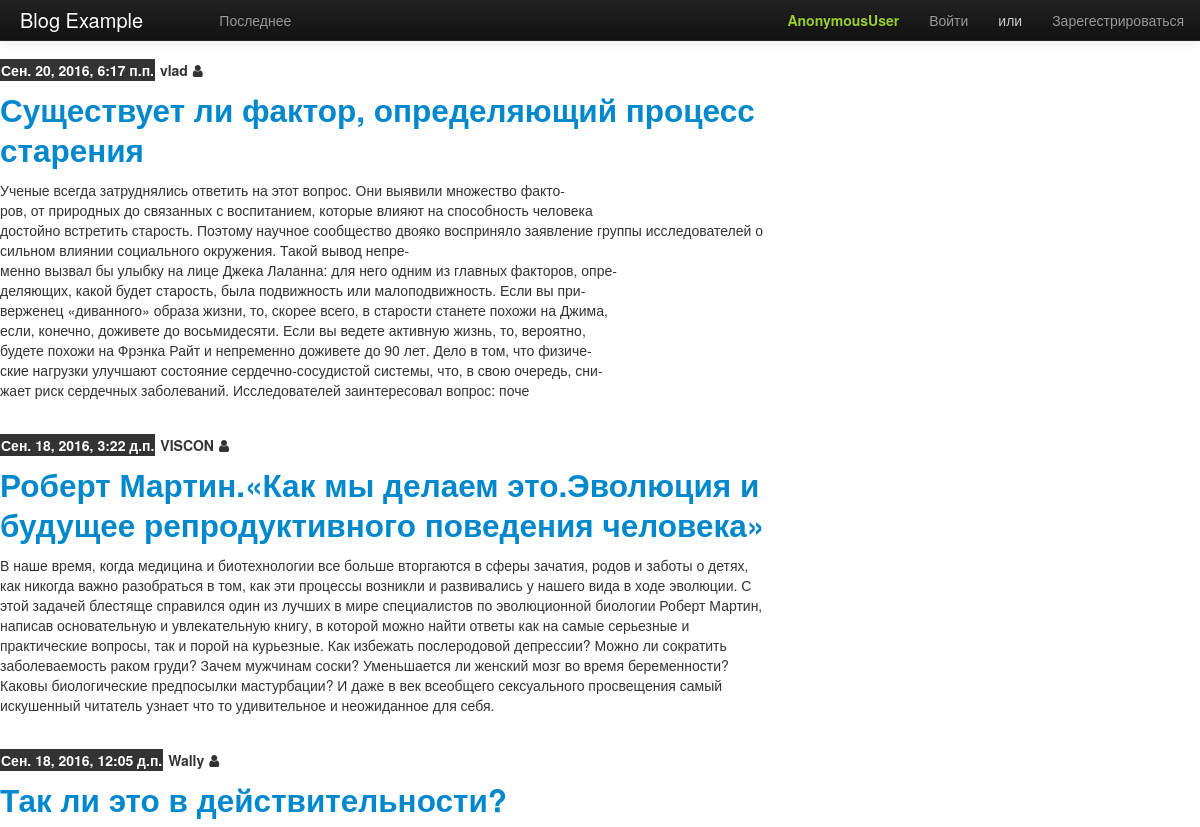
/blog/ (upper part), run on an earlier commit of the app's database.
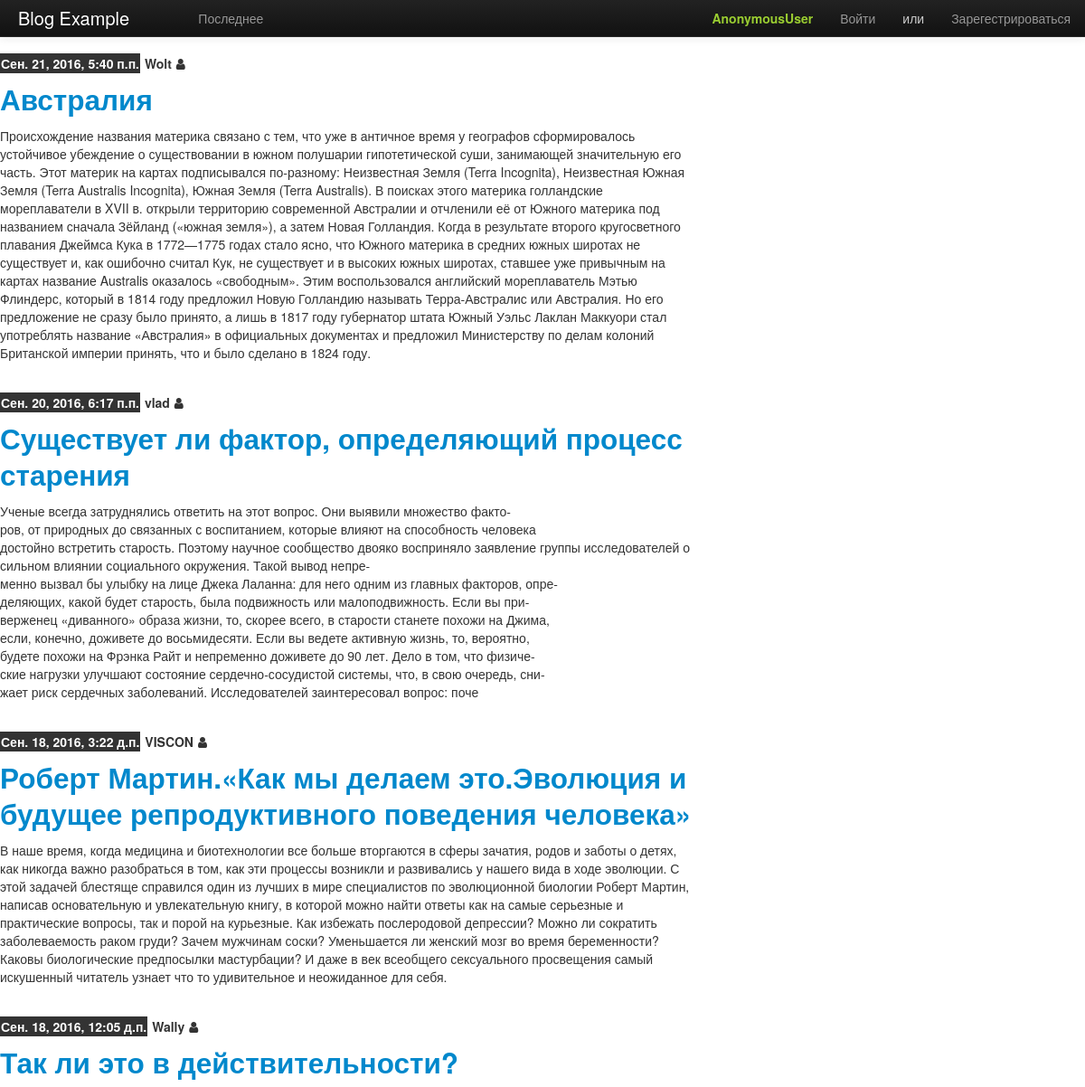
And on a later commit of the database.
### blog/models.py (models this page shows, shortened)
class Post(models.Model):
    title = models.CharField(u'Заголовок', max_length=255, unique_for_date="published_date")
    published_date = models.DateTimeField(u'Дата публикации', blank=True, null=True)
    content = models.TextField(u'Содержание', max_length=10000)
    owner = models.ForeignKey('auth.User')
    class Meta:
        get_latest_by = 'published_date'
        ordering = ('-published_date',)
        verbose_name_plural = 'entries'
    def get_absolute_url(self):
        return "/blog/post/%i/" % self.id

### blog/views.py (the view)
class PostsListView(ListView):
    model = Post

### templates/blog/post_list.html
{% extends 'blog/base.html' %}
{% block content %}
    {% for post in object_list %}
        <article class="post_preview">
            <header class="post_meta">
                <time pubdate datetime="{{ post.published_date }}" >{{ post.published_date }}</time>
                <span class="owner">{{post.owner}}</span>
                {% if post.owner == user %}<a class="" href="{% url 'post_edit' pk=post.pk %}"><span class="fa-pencil fa" aria-hidden="true"></span></a>{% else %} <i class="fa fa-user" aria-hidden="true"></i> {% endif %}
            </header>
            <h2><a href="{{ post.get_absolute_url }}">{{ post.title }}</a></h2>
            <p>{{ post.content|linebreaksbr }}</p>
        </article>
    {% empty %}
    <p>Нет постов</p>
    {% endfor %}
{% endblock %}

What changed in the data, as far as the page shows it:
added Post: published_date "Сен. 21, 2016, 5:40 п.п.", owner "Wolt", title "Австралия", content "Происхождение названия материка связано с тем, что уже в античное время у географов сформировалось устойчивое убеждение о существовании в южном полушарии гипотетической суши, занимающей значительную его часть. Этот материк на картах подписывался по-разному: Неизвестная Земля (Terra Incognita), Неизвестная Южная Земля (Terra Australis Incognita), Южная Земля (Terra Australis). В поисках этого материка голландские мореплаватели в XVII в. открыли территорию современной Австралии и отчленили её от Южного материка под названием сначала Зёйланд («южная земля»), а затем Новая Голландия. Когда в результате второго кругосветного плавания Джеймса Кука в 1772—1775 годах стало ясно, что Южного материка…"
